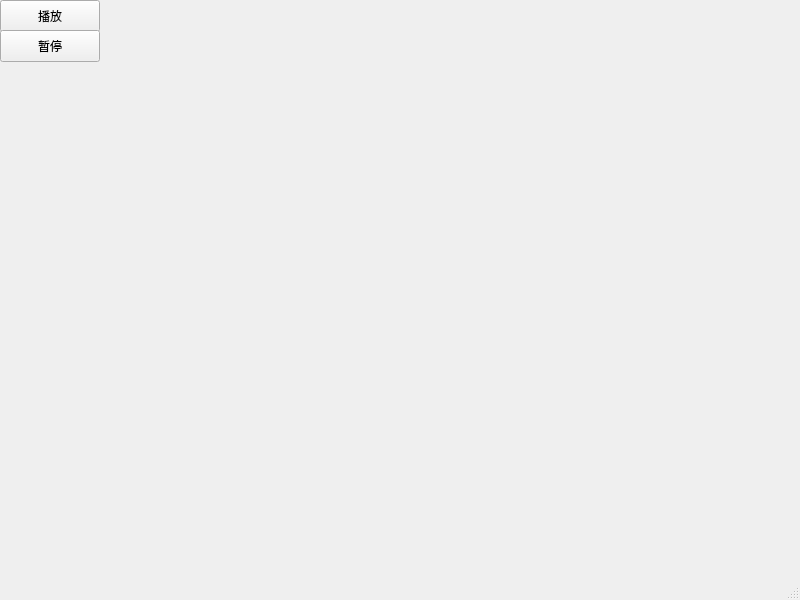
<?xml version="1.0" encoding="UTF-8"?>
<ui version="4.0">
 <class>MainWindow</class>
 <widget class="QMainWindow" name="MainWindow">
  <property name="geometry">
   <rect>
    <x>0</x>
    <y>0</y>
    <width>800</width>
    <height>600</height>
   </rect>
  </property>
  <property name="windowTitle">
   <string>MainWindow</string>
  </property>
  <widget class="QWidget" name="centralwidget">
   <widget class="QPushButton" name="startPlayButton">
    <property name="geometry">
     <rect>
      <x>0</x>
      <y>0</y>
      <width>100</width>
      <height>32</height>
     </rect>
    </property>
    <property name="text">
     <string>播放</string>
    </property>
   </widget>
   <widget class="QPushButton" name="pauseButton">
    <property name="geometry">
     <rect>
      <x>0</x>
      <y>30</y>
      <width>100</width>
      <height>32</height>
     </rect>
    </property>
    <property name="text">
     <string>暂停</string>
    </property>
   </widget>
  </widget>
  <widget class="QMenuBar" name="menubar">
   <property name="geometry">
    <rect>
     <x>0</x>
     <y>0</y>
     <width>800</width>
     <height>24</height>
    </rect>
   </property>
  </widget>
  <widget class="QStatusBar" name="statusbar"/>
 </widget>
 <resources/>
 <connections/>
</ui>
